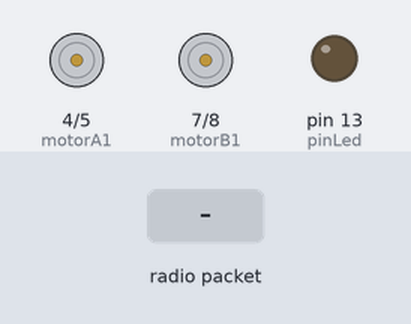
This sketch was run on a simulated Arduino Uno, built with avr-gcc and run on an emulated ATmega328P. Shown: motor-driver pin pairs drawn as motors (green arrow = first pin HIGH = forward, orange = second pin HIGH = backward, longer = more drive, scaled by the enable pin), output pins drawn as LEDs (lit = HIGH). The test bench sets the inputs (shaded band). No radio packets arrive unless stated.

Above: at 1.2 s.
1.3 s: radio packet "1" arrives
At 1.6 s:
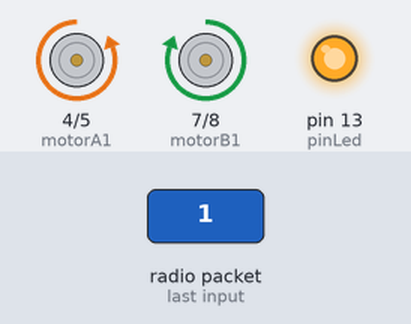
Timing chart, 0 to 4.3 s (numbered marks = the images above; inputs shaded):
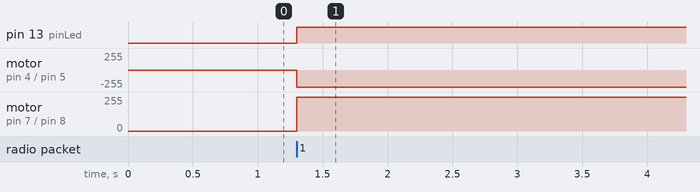

The sketch:

rf_carro2_recp.ino
```cpp
#include <RH_ASK.h>
#include <SPI.h>

const int pinLed=     13;
const int pinEn1=     6;
const int motorA1=    4;
const int motorA2=    5;
const int pinEn2=     9;
const int motorB1=    7;
const int motorB2=    8;

RH_ASK driver;

void setup() {
  pinMode(pinLed, OUTPUT);
  pinMode(pinEn1, OUTPUT);
  pinMode(pinEn2, OUTPUT);
  pinMode(motorA1, OUTPUT);
  pinMode(motorA2, OUTPUT);
  pinMode(motorB1, OUTPUT);
  pinMode(motorB2, OUTPUT);
  Serial.begin(9600);
  if(!driver.init())
    Serial.println("Inicialiación fallida");
  digitalWrite(pinEn1, HIGH);
  digitalWrite(pinEn2, HIGH);
}

void loop() {
  uint8_t buf[RH_ASK_MAX_MESSAGE_LEN];
  uint8_t buflen = sizeof(buf);
  if(driver.recv(buf, &buflen)){
    int i;
    if(buf[0] > 180 && buf[1] > 180){
      digitalWrite(motorA1,HIGH);
      digitalWrite(motorA2,LOW);
      digitalWrite(motorB1,LOW);
      digitalWrite(motorB2,HIGH);
      digitalWrite(pinLed,HIGH);
    }else if(buf[0] < 60 && buf[1] < 60){
      digitalWrite(motorA1,LOW);
      digitalWrite(motorA2,HIGH);
      digitalWrite(motorB1,HIGH);
      digitalWrite(motorB2,LOW);
      digitalWrite(pinLed,HIGH);
    }else if(buf[0] > 180 && buf[1] < 60){
      digitalWrite(motorA1,HIGH);
      digitalWrite(motorA2,LOW);
      digitalWrite(motorB1,HIGH);
      digitalWrite(motorB2,LOW);
      digitalWrite(pinLed,HIGH);
    }else if(buf[0] < 60 && buf[1] > 180){
      digitalWrite(motorA1,LOW);
      digitalWrite(motorA2,HIGH);
      digitalWrite(motorB1,LOW);
      digitalWrite(motorB2,HIGH);
      digitalWrite(pinLed,HIGH);
    }else{
      digitalWrite(motorA1,LOW);
      digitalWrite(motorA2,LOW);
      digitalWrite(motorB1,LOW);
      digitalWrite(motorB2,LOW);
      digitalWrite(pinLed,LOW);
    }
  }
}
```

Measured:
- after the input at 1.3 s, pin 13 (pinLed): LOW → HIGH at once; motor on pin 4 (motorA1) / pin 5 (motorA2): stopped → backward 255/255 at once; motor on pin 7 (motorB1) / pin 8 (motorB2): stopped → forward 255/255 at once
